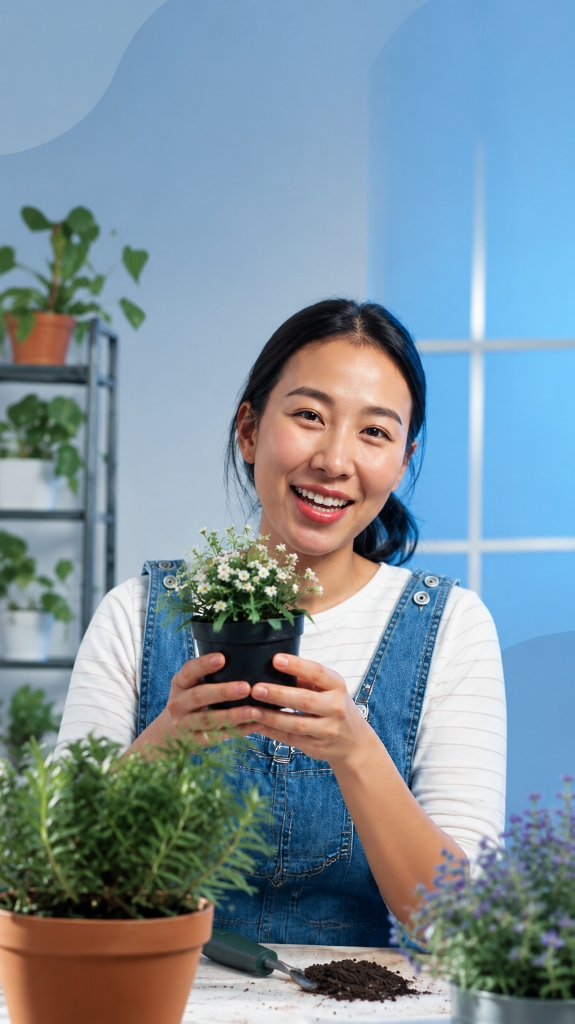
#> input picture modal/source_image.jpg, 575 x 1024 px
$ python -i video_utils.py   (imports and definitions only)
#> lines starting #> are read from the running program, lines starting #| are printed output that depends on the picture
#> further down, picture is the input picture: shape (1024, 575, 3); mean B, G, R 158.1, 145.5, 125.5
"""Video and Audio Utilities for AI Reframer.

Contains helper functions for:
- Audio RMS energy calculation for emphasis zoom punch
- Audio/video muxing with FFmpeg hardware encoder acceleration
- Premium blurred background generation for letterbox cards
"""

from __future__ import annotations

import logging
import os
import subprocess
import wave
import numpy as np
try:
    import cv2
except ImportError:
    cv2 = None

logger = logging.getLogger("makemyclip.video_utils")

_FFMPEG_LONG_TIMEOUT_S = 1200


# [34 lines left out: function compute_audio_rms_energy, not called in this run]


def make_blurred_bg(img: np.ndarray, target_w: int = 1080, target_h: int = 1920) -> np.ndarray:
    """Generate a premium blurred background card from the input source frame.

    Applies:
    - 9:16 aspect ratio center cropping (prevents horizontal stretching)
    - Downsample + Gaussian blur
    - 55% brightness darkening
    - Top-to-bottom depth gradient overlay
    - Subtle warm color tone shift (Red +8%, Green +3%)
    """
#> called with target_w = 1080, target_h = 1920
    img_h, img_w = img.shape[:2]
#> img_h = 1024; img_w = 575

    # Center-crop input to target 9:16 aspect ratio before blurring to prevent stretching
    target_aspect = target_w / float(target_h)
    src_aspect = img_w / float(img_h)
#> src_aspect = 0.562

    if src_aspect > target_aspect:
        crop_w = int(img_h * target_aspect)
        offset_x = (img_w - crop_w) // 2
        img_crop = img[:, offset_x : offset_x + crop_w]
    else:
        crop_h = int(img_w / target_aspect)
#> crop_h = 1022
        offset_y = (img_h - crop_h) // 2
#> offset_y = 1
        img_crop = img[offset_y : offset_y + crop_h, :]

    # Fast downsample blur
    small_h = 180
    small_w = int(small_h * target_aspect)
    small = cv2.resize(img_crop, (small_w, small_h), interpolation=cv2.INTER_AREA)
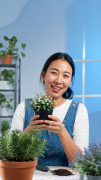
#> small: shape (180, 101, 3); mean B, G, R 158, 145.5, 125.4
    blurred_small = cv2.GaussianBlur(small, (21, 21), 0)
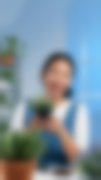
#> blurred_small: shape (180, 101, 3); mean B, G, R 157.9, 145.4, 125.4

    # Scale to full target resolution
    blurred = cv2.resize(blurred_small, (target_w, target_h), interpolation=cv2.INTER_LINEAR)

    # Darken to 55%
    blurred = cv2.convertScaleAbs(blurred, alpha=0.55, beta=0)
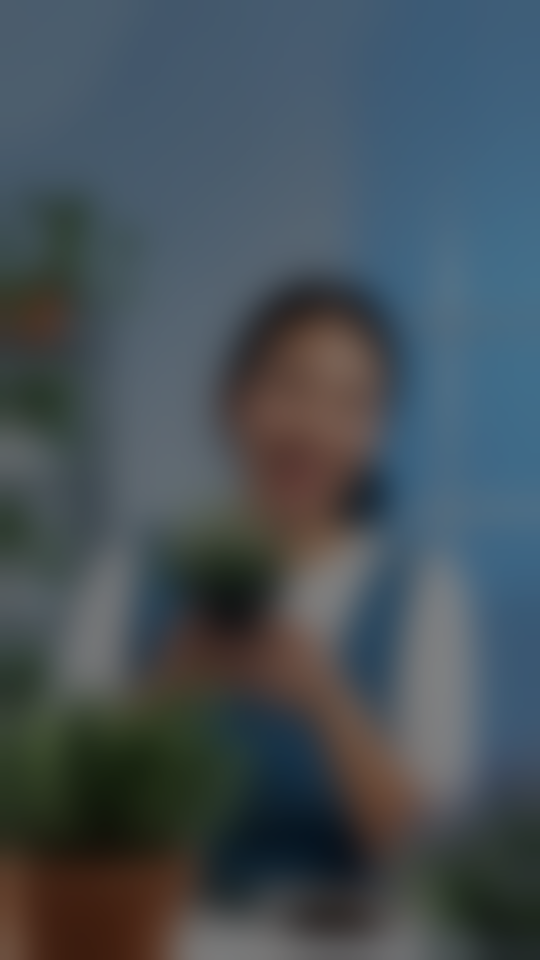
#> blurred: shape (1920, 1080, 3) (shown at 1/2 size); mean B, G, R 86.8, 79.9, 68.9

    # Gradient overlay for depth
    gradient = np.linspace(0.70, 1.0, target_h, dtype=np.float32).reshape(-1, 1, 1)
    blurred = np.clip(blurred.astype(np.float32) * gradient, 0, 255).astype(np.uint8)
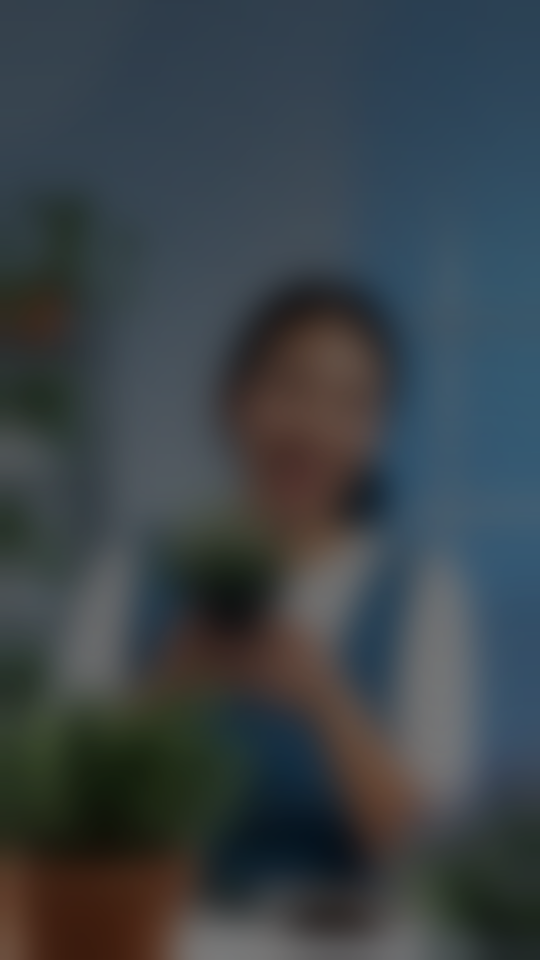
#> blurred: shape (1920, 1080, 3) (shown at 1/2 size); mean B, G, R 71.5, 66.4, 57.8

    # Warm color tinting
    blurred_f = blurred.astype(np.float32)
    blurred_f[:, :, 2] = np.clip(blurred_f[:, :, 2] * 1.08, 0, 255)  # Red +8%
    blurred_f[:, :, 1] = np.clip(blurred_f[:, :, 1] * 1.03, 0, 255)  # Green +3%
    blurred = blurred_f.astype(np.uint8)

    return blurred


# [45 lines left out: function mux_audio_video, not called in this run]

>>> import cv2
>>> picture = cv2.imread('source_image.jpg')
>>> result = make_blurred_bg(picture)
